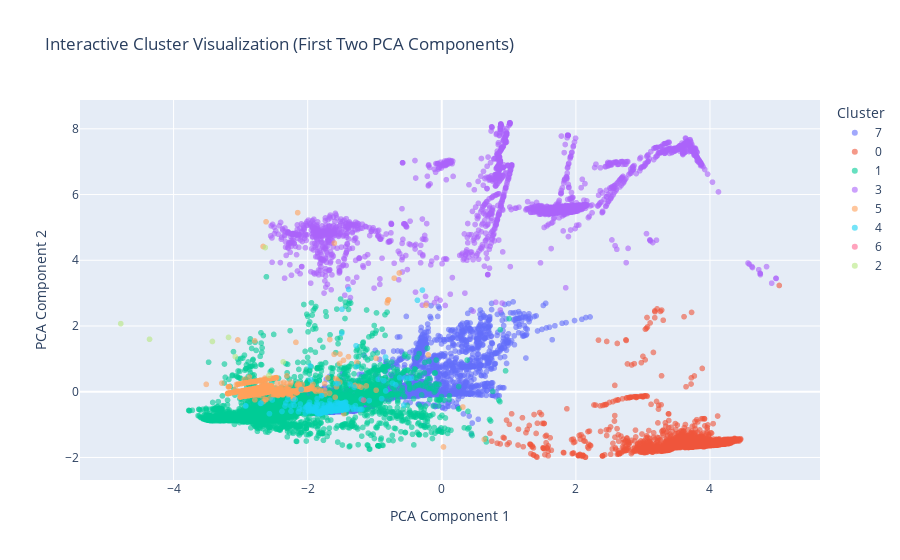

Notebook source saved alongside this figure:
### Markdown cell above
Plotting PCA scatter with cluster colors provides a visual summary of how well the clustering algorithm separates different patterns in the data

### Code cell
fig = px.scatter(
    x=X_pca[:, 0],
    y=X_pca[:, 1],
    color=df['cluster'].astype(str),
    labels={'x': 'PCA Component 1', 'y': 'PCA Component 2', 'color': 'Cluster'},
    title='Interactive Cluster Visualization (First Two PCA Components)', #First Two PCA Components are used because they capture the most important patterns and the largest variance in the data after dimensionality reduction
    opacity=0.6
)
fig.show()

### Figure 1 — Plotly figure (JSON) as saved in the notebook; plotly's stock layout.template omitted (floating-point values rounded to 4 significant figures; data arrays with more than 128 entries replaced by an {"elided": "..."} marker saying what was removed)
{"data": [{"hovertemplate": "Cluster=7<br>PCA Component 1=%{x}<br>PCA Component 2=%{y}<extra></extra>", "legendgroup": "7", "marker": {"color": "#636efa", "opacity": 0.6, "symbol": "circle"}, "mode": "markers", "name": "7", "showlegend": true, "type": "scattergl", "x": {"elided": "3894 float values"}, "xaxis": "x", "y": {"elided": "3894 float values"}, "yaxis": "y"}, {"hovertemplate": "Cluster=0<br>PCA Component 1=%{x}<br>PCA Component 2=%{y}<extra></extra>", "legendgroup": "0", "marker": {"color": "#EF553B", "opacity": 0.6, "symbol": "circle"}, "mode": "markers", "name": "0", "showlegend": true, "type": "scattergl", "x": {"elided": "7001 float values"}, "xaxis": "x", "y": {"elided": "7001 float values"}, "yaxis": "y"}, {"hovertemplate": "Cluster=1<br>PCA Component 1=%{x}<br>PCA Component 2=%{y}<extra></extra>", "legendgroup": "1", "marker": {"color": "#00cc96", "opacity": 0.6, "symbol": "circle"}, "mode": "markers", "name": "1", "showlegend": true, "type": "scattergl", "x": {"elided": "10147 float values"}, "xaxis": "x", "y": {"elided": "10147 float values"}, "yaxis": "y"}, {"hovertemplate": "Cluster=3<br>PCA Component 1=%{x}<br>PCA Component 2=%{y}<extra></extra>", "legendgroup": "3", "marker": {"color": "#ab63fa", "opacity": 0.6, "symbol": "circle"}, "mode": "markers", "name": "3", "showlegend": true, "type": "scattergl", "x": {"elided": "2971 float values"}, "xaxis": "x", "y": {"elided": "2971 float values"}, "yaxis": "y"}, {"hovertemplate": "Cluster=5<br>PCA Component 1=%{x}<br>PCA Component 2=%{y}<extra></extra>", "legendgroup": "5", "marker": {"color": "#FFA15A", "opacity": 0.6, "symbol": "circle"}, "mode": "markers", "name": "5", "showlegend": true, "type": "scattergl", "x": {"elided": "939 float values"}, "xaxis": "x", "y": {"elided": "939 float values"}, "yaxis": "y"}, {"hovertemplate": "Cluster=4<br>PCA Component 1=%{x}<br>PCA Component 2=%{y}<extra></extra>", "legendgroup": "4", "marker": {"color": "#19d3f3", "opacity": 0.6, "symbol": "circle"}, "mode": "markers", "name": "4", "showlegend": true, "type": "scattergl", "x": {"elided": "231 float values"}, "xaxis": "x", "y": {"elided": "231 float values"}, "yaxis": "y"}, {"hovertemplate": "Cluster=6<br>PCA Component 1=%{x}<br>PCA Component 2=%{y}<extra></extra>", "legendgroup": "6", "marker": {"color": "#FF6692", "opacity": 0.6, "symbol": "circle"}, "mode": "markers", "name": "6", "showlegend": true, "type": "scattergl", "x": [-1.166], "xaxis": "x", "y": [-0.256], "yaxis": "y"}, {"hovertemplate": "Cluster=2<br>PCA Component 1=%{x}<br>PCA Component 2=%{y}<extra></extra>", "legendgroup": "2", "marker": {"color": "#B6E880", "opacity": 0.6, "symbol": "circle"}, "mode": "markers", "name": "2", "showlegend": true, "type": "scattergl", "x": [-2.365, -2.578, -3.08, -3.18, -3.421, -4.359, -4.788, -2.632], "xaxis": "x", "y": [0.9091, 0.4976, 1.066, 1.653, 1.53, 1.597, 2.071, 4.387], "yaxis": "y"}], "layout": {"legend": {"title": {"text": "Cluster"}, "tracegroupgap": 0}, "title": {"text": "Interactive Cluster Visualization (First Two PCA Components)"}, "xaxis": {"anchor": "y", "domain": [0, 1], "title": {"text": "PCA Component 1"}}, "yaxis": {"anchor": "x", "domain": [0, 1], "title": {"text": "PCA Component 2"}}}}
